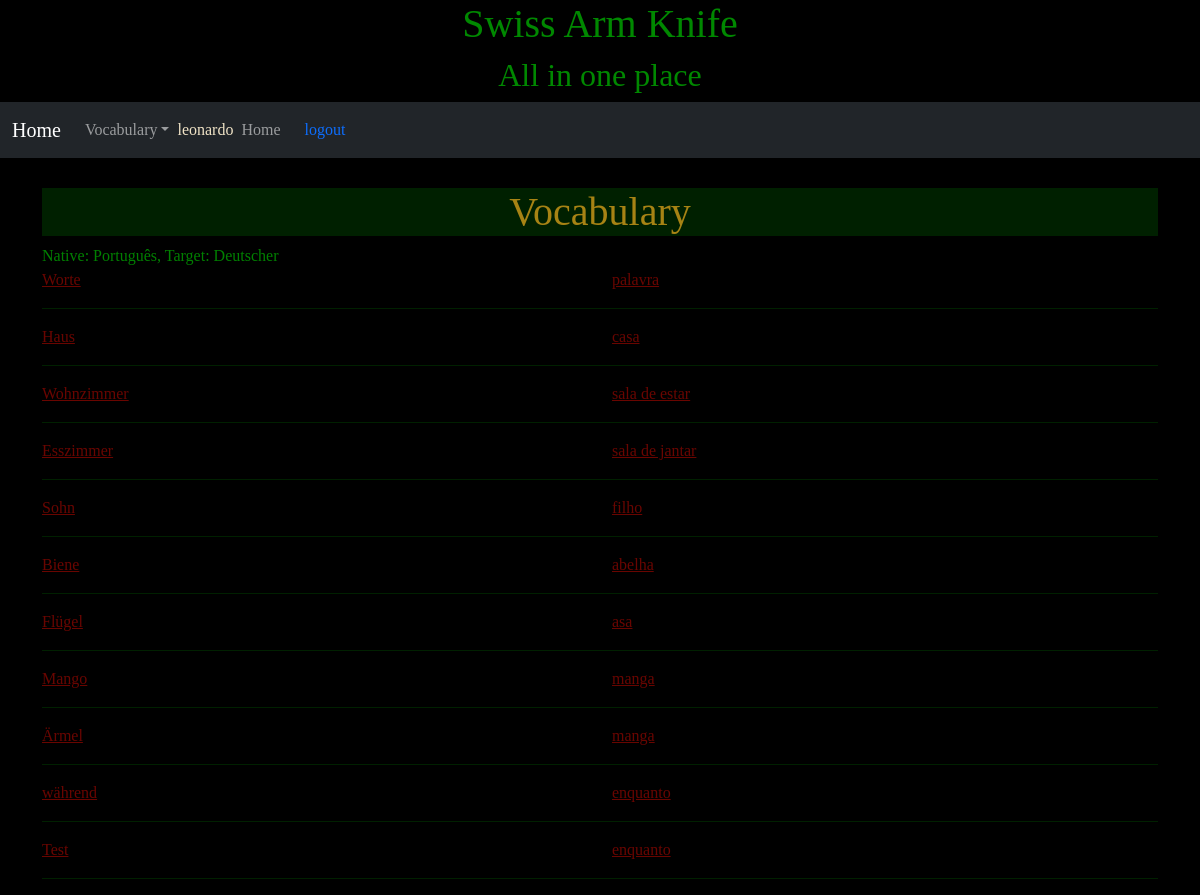
Before: /vocabulary/wordlist (signed in) with the older database file.
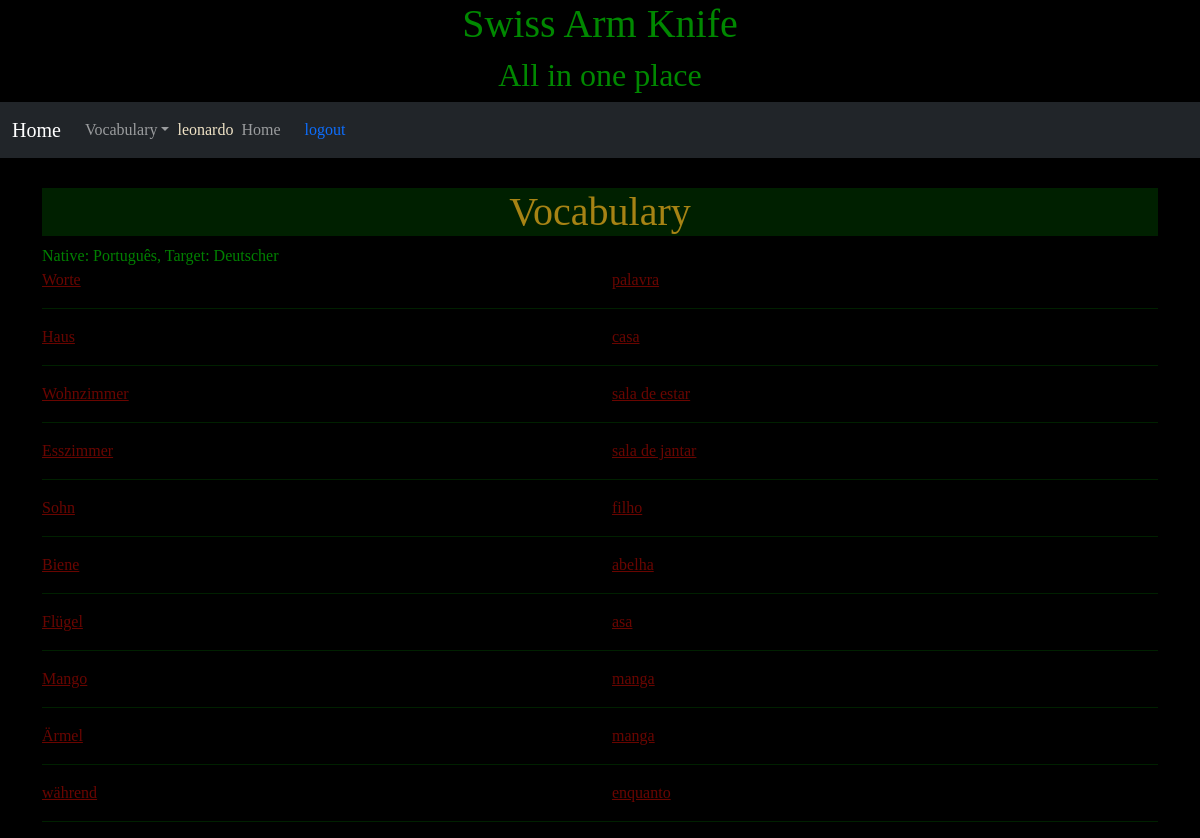
After: the same page with the newer database file.
### vocabulary/models.py (models this page shows, shortened)
class Word(models.Model):
    user      = models.ForeignKey(settings.AUTH_USER_MODEL, verbose_name='Usuário', on_delete=models.CASCADE)
    language  = models.ForeignKey(Language, verbose_name='Language', on_delete=models.CASCADE, blank=True, null=True)
    word      = models.CharField('Word', max_length=200)
    article   = models.CharField('Article', max_length=10, blank=True, null=True)
    sentence  = models.CharField('Sentence', max_length=1000, blank=True, null=True)
    created = models.DateTimeField('Created', auto_now_add=True)
    modified = models.DateTimeField('Modified', auto_now=True)
    class Meta:
        verbose_name        = 'Word'
        verbose_name_plural = 'Words'
        unique_together = ['user', 'word', 'language']
    def translations(self):
        default = Default.objects.get(user=self.user)
        imagesWords       = ImageWord.objects.filter(user = self.user, word=self)
        allImagesWords = ImageWord.objects.filter(
            user = self.user,
            image__in=models.Subquery(imagesWords.values('image'))
        )
        queryBase = Word.objects.filter(
            user=self.user,
            id__in=models.Subquery(allImagesWords.values('word_id'))
        )
        if (default.target_language==None):
            return queryBase.exclude(language = self.language)
        else:
            return queryBase.filter(language=default.native_language)

### vocabulary/views.py (the view)
# urls.py: path('wordlist', WordListView.as_view(),name='wordlist'),
class WordListView(LoginRequiredMixin, ListView, VocabularyBase):
    template_name = 'vocabulary/word_list.html'
    def get_queryset(self):
        self.loadBase(self.request)
        queryset = self.targetWords
        return queryset
    def get_context_data(self, **kwargs):
        context = self.setDefaultContext(self.request, super(self.__class__, self).get_context_data(**kwargs))
        return context

### vocabulary/models.py (called while the page is built)
    def __str__(self):
        return self.name

### vocabulary/views.py (called while the page is built)
    def loadBase(self, request):
        if (not hasattr(self, 'default') or not hasattr(self, 'nativeWords') or not hasattr(self, 'targetWords')):
            self.default = Default.objects.get(user = self.request.user)
            self.nativeWords = Word.objects.filter(user = self.request.user, language = self.default.native_language)
            self.targetWords = Word.objects.filter(user = self.request.user, language = self.default.target_language)

    def setDefaultContext(self, request, context):
        self.loadBase(request);
        context['default']     = self.default
        context['nativeWords'] = self.nativeWords
        context['targetWords'] = self.targetWords
        return context;

### vocabulary/templates/vocabulary/word_list.html (shortened to what this page needs)
{% extends 'vocabulary/base.html' %}
{% load widget_tweaks %}
{% block vocabulary %}
  {% for item in object_list %}
    <div class="row">
      <div class="col-6">
        <a href="">{{item.word}}</a>
      </div>
      <div class="col-6">
        {% for word in item.translations %}
          <a href="">{{word.word}}</a>
        {% endfor %}
      </div>
    </div>
    <div class="row">
      <div class="col-12">
        <hr>
      </div>
    </div>
  {% endfor %}
{% endblock %}

Changed rows visible on the page:
removed Word: word "Test", Word (word "enquanto"), shown under "Vocabulary"
